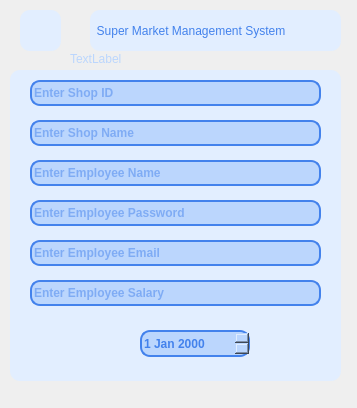
<?xml version="1.0" encoding="UTF-8"?>
<ui version="4.0">
 <class>ShopEntry</class>
 <widget class="QDialog" name="ShopEntry">
  <property name="geometry">
   <rect>
    <x>0</x>
    <y>0</y>
    <width>357</width>
    <height>408</height>
   </rect>
  </property>
  <property name="windowTitle">
   <string>Data Entry Form</string>
  </property>
  <widget class="QLabel" name="labelAppName">
   <property name="geometry">
    <rect>
     <x>90</x>
     <y>10</y>
     <width>251</width>
     <height>41</height>
    </rect>
   </property>
   <property name="styleSheet">
    <string notr="true">QLabel {
	color: #4382EC;
	font: 900 11pt &quot;Roboto&quot;;
	border-radius: 10px;
	text-align: center;
	background-color: #E2EEFF;
}
	</string>
   </property>
   <property name="text">
    <string>  Super Market Management System  </string>
   </property>
  </widget>
  <widget class="QFrame" name="frameText">
   <property name="geometry">
    <rect>
     <x>10</x>
     <y>70</y>
     <width>331</width>
     <height>311</height>
    </rect>
   </property>
   <property name="styleSheet">
    <string notr="true">QFrame 
{
background-color: #E2EEFF;
border-radius: 10px;
}</string>
   </property>
   <property name="frameShape">
    <enum>QFrame::StyledPanel</enum>
   </property>
   <property name="frameShadow">
    <enum>QFrame::Raised</enum>
   </property>
   <widget class="QLineEdit" name="shopID">
    <property name="geometry">
     <rect>
      <x>20</x>
      <y>10</y>
      <width>291</width>
      <height>26</height>
     </rect>
    </property>
    <property name="styleSheet">
     <string notr="true">QLineEdit
{
background-color : #BBD6FD;
color: #4382EC;
border: 2px solid #4382EC;
border-radius: 10px;
font-weight: bold;
}

QLineEdit:hover
{
background-color : #BBD6FD;
border: 3px solid #4382EC;
border-radius: 10px;
font-weight: bolder;
}

QLineEdit:focus
{
background-color : #BBD6FD;
border: 3px solid #4382EC;
border-radius: 10px;
color: #4382EC;
font-weight: italic;
}</string>
    </property>
    <property name="placeholderText">
     <string>Enter Shop ID</string>
    </property>
   </widget>
   <widget class="QLineEdit" name="shopName">
    <property name="geometry">
     <rect>
      <x>20</x>
      <y>50</y>
      <width>291</width>
      <height>26</height>
     </rect>
    </property>
    <property name="styleSheet">
     <string notr="true">QLineEdit
{
background-color : #BBD6FD;
color: #4382EC;
border: 2px solid #4382EC;
border-radius: 10px;
font-weight: bold;
}

QLineEdit:hover
{
background-color : #BBD6FD;
border: 3px solid #4382EC;
border-radius: 10px;
font-weight: bolder;
}

QLineEdit:focus
{
background-color : #BBD6FD;
border: 3px solid #4382EC;
border-radius: 10px;
color: #4382EC;
font-weight: italic;
}</string>
    </property>
    <property name="placeholderText">
     <string>Enter Shop Name</string>
    </property>
   </widget>
   <widget class="QLineEdit" name="empName">
    <property name="geometry">
     <rect>
      <x>20</x>
      <y>90</y>
      <width>291</width>
      <height>26</height>
     </rect>
    </property>
    <property name="styleSheet">
     <string notr="true">QLineEdit
{
background-color : #BBD6FD;
color: #4382EC;
border: 2px solid #4382EC;
border-radius: 10px;
font-weight: bold;
}

QLineEdit:hover
{
background-color : #BBD6FD;
border: 3px solid #4382EC;
border-radius: 10px;
font-weight: bolder;
}

QLineEdit:focus
{
background-color : #BBD6FD;
border: 3px solid #4382EC;
border-radius: 10px;
color: #4382EC;
font-weight: italic;
}</string>
    </property>
    <property name="echoMode">
     <enum>QLineEdit::Normal</enum>
    </property>
    <property name="placeholderText">
     <string>Enter Employee Name</string>
    </property>
   </widget>
   <widget class="QLineEdit" name="empPassword">
    <property name="geometry">
     <rect>
      <x>20</x>
      <y>130</y>
      <width>291</width>
      <height>26</height>
     </rect>
    </property>
    <property name="styleSheet">
     <string notr="true">QLineEdit
{
background-color : #BBD6FD;
color: #4382EC;
border: 2px solid #4382EC;
border-radius: 10px;
font-weight: bold;
}

QLineEdit:hover
{
background-color : #BBD6FD;
border: 3px solid #4382EC;
border-radius: 10px;
font-weight: bolder;
}

QLineEdit:focus
{
background-color : #BBD6FD;
border: 3px solid #4382EC;
border-radius: 10px;
color: #4382EC;
font-weight: italic;
}</string>
    </property>
    <property name="echoMode">
     <enum>QLineEdit::Password</enum>
    </property>
    <property name="placeholderText">
     <string>Enter Employee Password</string>
    </property>
   </widget>
   <widget class="QLineEdit" name="empEmail">
    <property name="geometry">
     <rect>
      <x>20</x>
      <y>170</y>
      <width>291</width>
      <height>26</height>
     </rect>
    </property>
    <property name="styleSheet">
     <string notr="true">QLineEdit
{
background-color : #BBD6FD;
color: #4382EC;
border: 2px solid #4382EC;
border-radius: 10px;
font-weight: bold;
}

QLineEdit:hover
{
background-color : #BBD6FD;
border: 3px solid #4382EC;
border-radius: 10px;
font-weight: bolder;
}

QLineEdit:focus
{
background-color : #BBD6FD;
border: 3px solid #4382EC;
border-radius: 10px;
color: #4382EC;
font-weight: italic;
}</string>
    </property>
    <property name="placeholderText">
     <string>Enter Employee Email</string>
    </property>
   </widget>
   <widget class="QPushButton" name="buttonClear">
    <property name="geometry">
     <rect>
      <x>270</x>
      <y>250</y>
      <width>41</width>
      <height>41</height>
     </rect>
    </property>
    <property name="styleSheet">
     <string notr="true">QPushButton
{
image:url(&quot;:/images/Clear.svg&quot;);
background-color: #E2EEFF;
color: white;
border-radius: 10px;
text-align: center;
}

QPushButton:hover {
	color: #4382EC;
	font-weight: bold;
	background-color: #E2EEFF;
	border-radius: 10px;
	border: 2px solid #4382EC;
}

QPushButton:pressed {
color: #E2EEFF;
border: 4px solid #BBD6FD;
}
	</string>
    </property>
    <property name="text">
     <string/>
    </property>
   </widget>
   <widget class="QPushButton" name="buttonSave">
    <property name="geometry">
     <rect>
      <x>40</x>
      <y>260</y>
      <width>31</width>
      <height>31</height>
     </rect>
    </property>
    <property name="styleSheet">
     <string notr="true">QPushButton
{
image:url(&quot;:/images/Save.svg&quot;);
background-color: #E2EEFF;
color: white;
border-radius: 10px;
text-align: center;
}

QPushButton:hover {
	color: #4382EC;
	font-weight: bold;
	background-color: #E2EEFF;
	border-radius: 10px;
	border: 2px solid #4382EC;
	padding: 2px;
}

QPushButton:pressed {
color: #E2EEFF;
border: 4px solid #BBD6FD;
}
	</string>
    </property>
    <property name="text">
     <string/>
    </property>
   </widget>
   <widget class="QLineEdit" name="empSalary">
    <property name="geometry">
     <rect>
      <x>20</x>
      <y>210</y>
      <width>291</width>
      <height>26</height>
     </rect>
    </property>
    <property name="styleSheet">
     <string notr="true">QLineEdit
{
background-color : #BBD6FD;
color: #4382EC;
border: 2px solid #4382EC;
border-radius: 10px;
font-weight: bold;
}

QLineEdit:hover
{
background-color : #BBD6FD;
border: 3px solid #4382EC;
border-radius: 10px;
font-weight: bolder;
}

QLineEdit:focus
{
background-color : #BBD6FD;
border: 3px solid #4382EC;
border-radius: 10px;
color: #4382EC;
font-weight: italic;
}</string>
    </property>
    <property name="echoMode">
     <enum>QLineEdit::Normal</enum>
    </property>
    <property name="placeholderText">
     <string>Enter Employee Salary</string>
    </property>
   </widget>
   <widget class="QDateEdit" name="empHireDate">
    <property name="geometry">
     <rect>
      <x>130</x>
      <y>260</y>
      <width>110</width>
      <height>27</height>
     </rect>
    </property>
    <property name="styleSheet">
     <string notr="true">QDateEdit#empHireDate
{
background-color : #BBD6FD;
color: #4382EC;
border: 2px solid #4382EC;
border-radius: 10px;
font-weight: bold; 
}

QDateEdit#empHireDate:hover
{
background-color : #BBD6FD;
border: 3px solid #4382EC;
border-radius: 10px;
font-weight: bolder;
}

QDateEdit#empHireDate:focus
{
background-color : #BBD6FD;
border: 3px solid #4382EC;
border-radius: 10px;
color: #4382EC;
font-weight: italic;
}</string>
    </property>
   </widget>
  </widget>
  <widget class="QPushButton" name="buttonBack">
   <property name="geometry">
    <rect>
     <x>20</x>
     <y>10</y>
     <width>41</width>
     <height>41</height>
    </rect>
   </property>
   <property name="styleSheet">
    <string notr="true">QPushButton
{
image:url(&quot;:/images/Back.svg&quot;);
background-color: #E2EEFF;
color: white;
border-radius: 10px;
text-align: center;
}

QPushButton:hover {
	color: #4382EC;
	font-weight: bold;
	background-color: #E2EEFF;
	border-radius: 10px;
	border: 2px solid #4382EC;
}

QPushButton:pressed {
color: #E2EEFF;
border: 4px solid #BBD6FD;
}
	</string>
   </property>
   <property name="text">
    <string/>
   </property>
  </widget>
  <widget class="QLabel" name="label">
   <property name="geometry">
    <rect>
     <x>70</x>
     <y>50</y>
     <width>65</width>
     <height>18</height>
    </rect>
   </property>
   <property name="styleSheet">
    <string notr="true">QLabel#label{color: #BBD6FD;
}</string>
   </property>
   <property name="text">
    <string>TextLabel</string>
   </property>
  </widget>
 </widget>
 <resources/>
 <connections/>
</ui>
